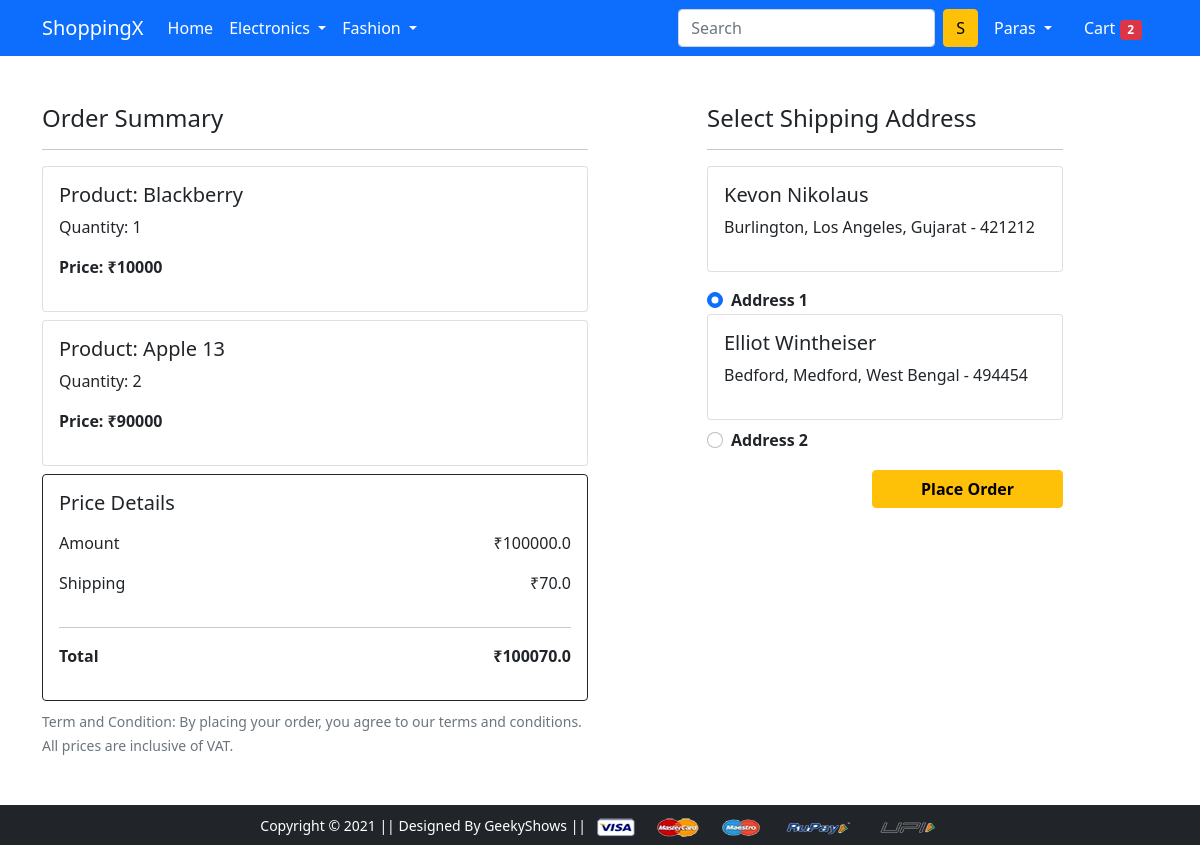
Page /checkout/ (signed in) on the earlier database version.
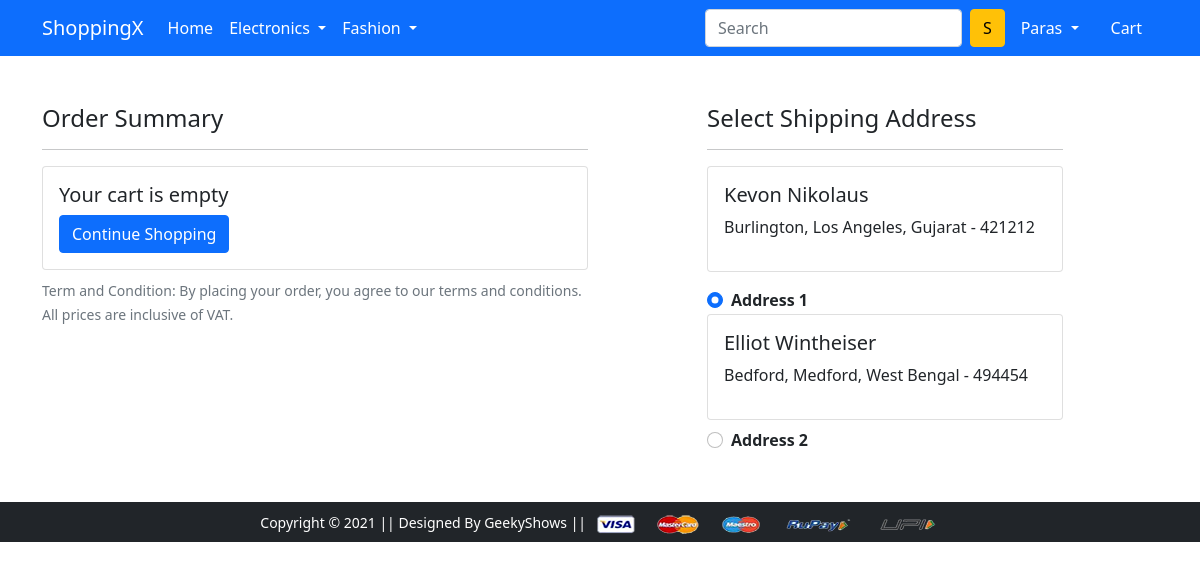
Same page on the later database version.
### app/models.py (models this page shows, shortened)
class Cart(models.Model):
    user = models.ForeignKey(User, on_delete=models.CASCADE)
    product = models.ForeignKey(Product, on_delete=models.CASCADE)
    quantity = models.PositiveIntegerField(default=1)

class Product(models.Model):
    title = models.CharField(max_length=100)
    selling_price = models.FloatField()
    discounted_price = models.FloatField()
    description = models.TextField()
    brand = models.CharField(max_length=100)
    category = models.CharField(choices=CATEGORY_CHOICES, max_length=2)
    product_image = models.ImageField(upload_to='productimg')

class Customer(models.Model):
    user = models.ForeignKey(User, on_delete=models.CASCADE, null=True)
    name = models.CharField(max_length=200)
    locality = models.CharField(max_length=200)
    city = models.CharField(max_length=50)
    zipcode = models.IntegerField()
    state = models.CharField(choices=STATE_CHOICES, max_length=50)

### app/views.py (the view, shortened to what this page needs)
# urls.py: path('checkout/', views.checkout, name='checkout'),
@login_required(login_url='login')
def checkout(request):
    user = request.user
    addresses = Customer.objects.filter(user=user)
    cart_items = Cart.objects.filter(user=user)
    amount = sum(item.quantity * item.product.discounted_price for item in cart_items)
    shipping_amount = 70.0 if amount else 0
    total_amount = amount + shipping_amount if amount else 0
    context = {
        'addresses': addresses,
        'cart_items': cart_items,
        'amount': amount,
        'shipping_amount': shipping_amount,
        'total_amount': total_amount,
    }
    return render(request, 'app/checkout.html', context)

### app/context_processors.py (called while the page is built)
def cart_count(request):
    if request.user.is_authenticated:
        return {'cart_count': Cart.objects.filter(user=request.user).count()}
    return {'cart_count': 0}

### app/templatetags/custom_filters.py (called while the page is built)
@register.filter(name='multiply')
def multiply(value, arg):
    try:
        return int(float(value) * float(arg))
    except (ValueError, TypeError):
        return value

### app/templates/app/checkout.html (shortened to what this page needs)
{% extends 'app/base.html' %}
{% load static %}
{% load custom_filters %}
{% block main-content %}
<div class="container">
 <div class="row mt-5">
  <div class="col-sm-6">
    <h4>Order Summary</h4>
    <hr>
    {% if cart_items %}
      {% for item in cart_items %}
      <div class="card mb-2">
        <div class="card-body">
          <h5>Product: {{ item.product.title }}</h5>
          <p>Quantity: {{ item.quantity }}</p>
          <p class="fw-bold">Price: ₹{{ item.quantity|multiply:item.product.discounted_price }}</p>
        </div>
      </div>
      {% endfor %}
      <div class="card mb-2 border-dark">
        <div class="card-body">
          <h5 class="mb-3">Price Details</h5>
          <div class="d-flex justify-content-between">
            <p>Amount</p>
            <p>₹{{ amount }}</p>
          </div>
          <div class="d-flex justify-content-between">
            <p>Shipping</p>
            <p>₹{{ shipping_amount }}</p>
          </div>
          <hr>
          <div class="d-flex justify-content-between fw-bold">
            <p>Total</p>
            <p>₹{{ total_amount }}</p>
          </div>
        </div>
      </div>
    {% else %}
      <div class="card mb-2">
        <div class="card-body">
          <h5>Your cart is empty</h5>
          <a href="{% url 'home' %}" class="btn btn-primary">Continue Shopping</a>
        </div>
      </div>
    {% endif %}
    <small class="text-muted">Term and Condition: By placing your order, you agree to our terms and conditions. All prices are inclusive of VAT.</small>
  </div>
  <div class="col-sm-4 offset-sm-1">
    <h4>Select Shipping Address</h4>
    <hr>
    {% if addresses %}
    <form action="" method="post">
      {% for address in addresses %}
      <div class="card {% if not forloop.last %}mb-3{% endif %}">
        <div class="card-body">
          <h5>{{ address.name }}</h5>
          <p>{{ address.locality }}, {{ address.city }}, {{ address.state }} - {{ address.zipcode }}</p>
        </div>
      </div>
      <div class="form-check mt-2">
        <input class="form-check-input" type="radio" name="address" id="address{{ forloop.counter }}" value="{{ address.id }}" {% if forloop.first %}checked{% endif %}>
        <label class="form-check-label fw-bold" for="address{{ forloop.counter }}">
          Address {{ forloop.counter }}
        </label>
      </div>
      {% endfor %}
      {% if cart_items %}
      <div class="text-end">
        <button type="submit" class="btn btn-warning mt-3 px-5 fw-bold">Place Order</button>
      </div>
      {% endif %}
    </form>
    {% endif %}
  </div>
 </div>
</div>
{% endblock main-content %}

### app/templates/app/base.html (shortened to what this page needs)
<!doctype html>
{% load static %}
<html lang="en">
  <head>
    <link href="https://cdn.jsdelivr.net/npm/bootstrap@5.0.0-beta1/dist/css/bootstrap.min.css" rel="stylesheet">
    <link rel="stylesheet" href="{% static 'app/css/owl.carousel.min.css' %}">
    <link rel="stylesheet" href="{% static 'app/css/all.min.css' %}">
    <link rel="stylesheet" href="{% static 'app/css/style.css' %}">
  </head>
  <body>
    <nav class="navbar navbar-expand-lg navbar-dark bg-primary">
     <div class="container">
       <a class="navbar-brand" href="/">ShoppingX</a>
       <div class="collapse navbar-collapse" id="navbarSupportedContent">
         <ul class="navbar-nav me-auto mb-2 mb-lg-0">
           <li class="nav-item">
             <a class="nav-link active" aria-current="page" href="/">Home</a>
           </li>
           <li class="nav-item dropdown">
             <a class="nav-link dropdown-toggle text-white" href="#" id="electronicsDropdown" role="button" data-bs-toggle="dropdown" aria-expanded="false">
               Electronics
             </a>
           </li>
           <li class="nav-item dropdown">
             <a class="nav-link dropdown-toggle text-white" href="#" id="fashionDropdown" role="button" data-bs-toggle="dropdown" aria-expanded="false">
               Fashion
             </a>
           </li>
         </ul>
         <form class="d-flex">
           <input class="form-control me-2" type="search" placeholder="Search" aria-label="Search">
           <button class="btn btn-warning" type="submit">S</button>
         </form>
         <div>
          <ul class="navbar-nav me-auto mb-2 mb-lg-0">
            {% if user.is_authenticated %}
           <li class="nav-item dropdown mx-2">
              <a class="nav-link dropdown-toggle text-white" href="#" id="profileDropdown" role="button" data-bs-toggle="dropdown" aria-expanded="false">
                {{request.user|capfirst}}
              </a>
            </li>
            <li class="nav-item mx-2">
              <a href="{% url 'cart' %}" class="nav-link text-white">
                Cart {% if cart_count > 0 %}<span class="badge bg-danger">{{ cart_count }}</span>{% endif %}
              </a>
            </li>
            {% endif %}
          </ul>
         </div>
       </div>
     </div>
    </nav>
    {% block main-content %} {% endblock main-content %}
    <footer class="container-fluid bg-dark text-center p-2 mt-5">
        <small class="text-white">Copyright &copy; 2021 || Designed By GeekyShows || </small>
        <img src="{% static 'app/images/payment.png' %}" alt="" srcset="" class="img-fluid" height="2px">
    </footer>
  </body>
</html>

Differences in the rows shown:
removed Cart: product "Blackberry", quantity "1", quantity|multiply "10000"
removed Cart: product "Apple 13", quantity "2", quantity|multiply "90000"
Other differences:
{{ cart_count }}: "2" → (not shown)
{{ amount }}: "100000.0" → (not shown)
{{ shipping_amount }}: "70.0" → (not shown)
{{ total_amount }}: "100070.0" → (not shown)
text no longer shown: "Price Details Amount ₹ Shipping ₹ Total ₹ Place Order"
text now shown: "Your cart is empty Continue Shopping"
